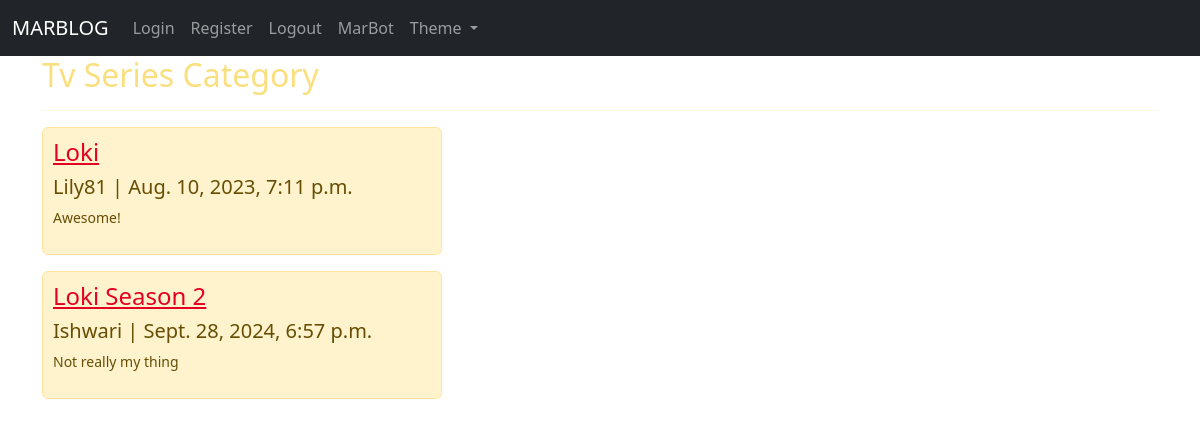
Page /category/TV Series/ on the committed database.
### blog/models.py (models this page shows, shortened)
class Post(models.Model):
    title = models.CharField(max_length=255)
    author=models.ForeignKey(User,on_delete=models.CASCADE)
    body=models.TextField()
    post_date=models.DateTimeField(auto_now_add=True)
    category=models.CharField(max_length=255,default="Films")

### blog/views.py (the view)
# urls.py: path('category/<str:cats>/',CategoryView,name='category'),
def CategoryView(request,cats):
    category_posts=Post.objects.filter(category=cats)
    return render(request,'categories.html',{'cats':cats.title(),'category_posts':category_posts})

### blog/templates/categories.html (shortened to what this page needs)
{% extends 'base.html' %}
{% block content %}
{%if category_posts %}
<h1 class="page-title"> {{cats}} Category</h1><hr>
{% for post in category_posts %}
<div class="alert alert-warning post-alert" role="alert">
    <h4 class="alert-heading"><a href="{% url 'article_details' post.pk %}" class="post-item-link">{{post.title}}</a></h4>
    <h5>{{post.author}} | {{post.post_date}}</h5>
    <p>{{post.body|slice:":100"}}</p>
</div>
{% endfor %}
{% else %}
<h2>This page does not exist!</h2>
{% endif %}
{% endblock %}

### blog/templates/base.html (style rules this page uses)
body { background-image: url("https://i.pinimg.com/474x/7a/42/63/7a42633a0d92b3c2cfcc4624ae2692aa.jpg"); background-size: cover; background-position: center top; color: #FADF7F; }
.page-title { font-size: 32px; }
.post-alert { padding: 10px; font-size: 14px; max-width: 400px; }

### blog/templates/categories.html (style rules this page uses)
.post-item-link { color: #E30022; }

### rows in the picture
Post: title "Loki", author "Lily81", post_date "Aug. 10, 2023, 7:11 p.m.", body "Awesome!"
Post: title "Loki Season 2", author "Ishwari", post_date "Sept. 28, 2024, 6:57 p.m.", body "Not really my thing"

### other values in the picture
{{ cats }} "Tv Series"
